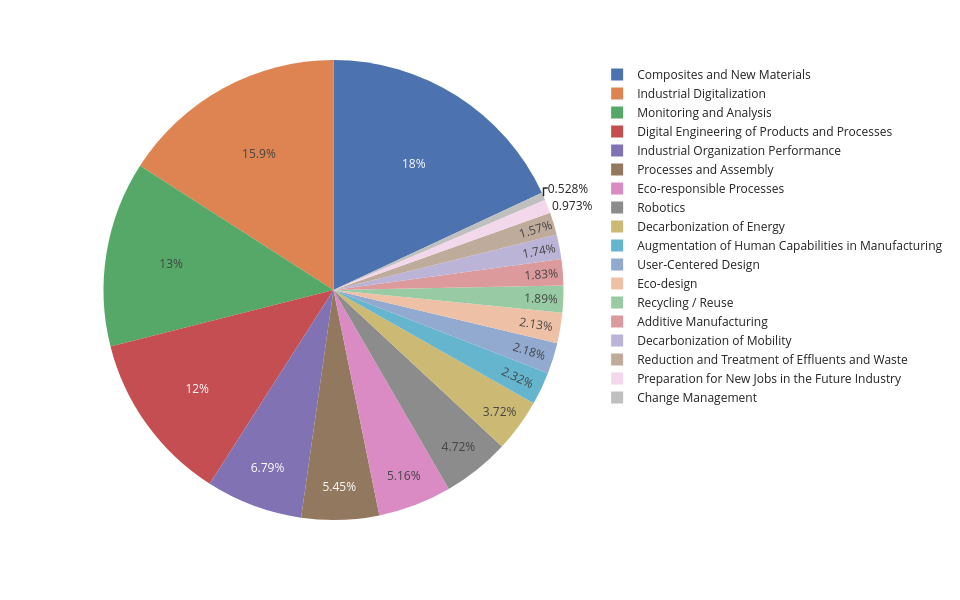

The cell this chart's notebook holds for it:
### Code cell
fig = px.pie(
    data_frame = labels
        .sort_values()
        .reset_index()
        .rename(columns={ 'index' : 'DSI', 'count' : 'Number Of Articles' }),
    names = "DSI",
    values = "Number Of Articles",
    # text = "Number Of Articles",
    width = 960,
    height = 600
)

save_fig(fig, 'dsis_distribution.pdf')
show(fig)

### Figure 1 — Plotly figure (JSON) as saved in the notebook; plotly's stock layout.template omitted (floating-point values rounded to 4 significant figures)
{"data": [{"domain": {"x": [0, 1], "y": [0, 1]}, "hovertemplate": "DSI=%{label}<br>Number Of Articles=%{value}<extra></extra>", "labels": ["Change Management", "Preparation for New Jobs in the Future Industry", "Reduction and Treatment of Effluents and Waste", "Decarbonization of Mobility", "Additive Manufacturing", "Recycling / Reuse", "Eco-design", "User-Centered Design", "Augmentation of Human Capabilities in Manufacturing", "Decarbonization of Energy", "Robotics", "Eco-responsible Processes", "Processes and Assembly", "Industrial Organization Performance", "Digital Engineering of Products and Processes", "Monitoring and Analysis", "Industrial Digitalization", "Composites and New Materials"], "legendgroup": "", "name": "", "showlegend": true, "type": "pie", "values": [57, 105, 169, 188, 198, 204, 230, 235, 250, 401, 510, 557, 588, 733, 1297, 1407, 1717, 1948]}], "layout": {"font": {"size": 12}, "height": 600, "legend": {"tracegroupgap": 0}, "margin": {"t": 60}, "width": 960}}
